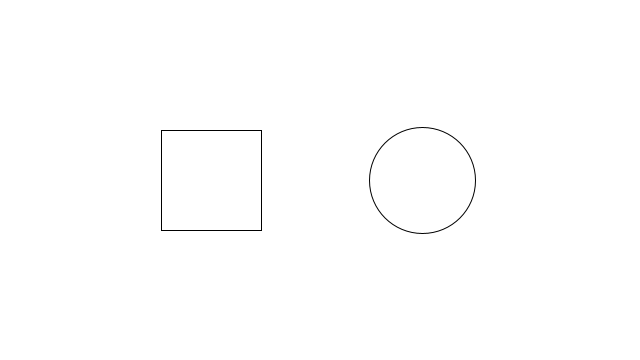
Frame 1 (no input)
Frame 60 (the mouse pressed at the canvas centre just before this capture): identical to frame 1, image omitted
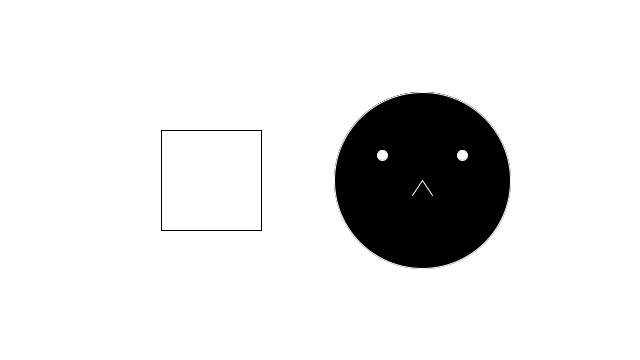
Frame 120 (the mouse held since frame 60 and released just before this capture)

The Processing sketch that drew these frames (run headless with seeded random() and noise(); from frame 60 on, the mouse is pressed at the canvas centre):

// Processing sketch: processing_50015
// ── processing_50015.pde

float rx, ry;    // rectangle x- and y-coordinate
float rd = 100;  // rectangle width
  
float ex, ey;    // ellipse x- and y-coordinate
float ed = 106;  // ellipse diameter
  
void setup() {
  size(640, 360);
  smooth();
   
  // Set the x- and y-coordinates for the rectangle
  rx = width * 0.33 - rd/2;
  ry = height * 0.5 - rd/2;
   
  // Set the x- and y-coordinates for the ellipse
  ex = width * 0.66;
  ey = height * 0.5;
}
  
void draw() {
  background(255);
  stroke(0);
  rect(rx, ry, rd, rd);
  ellipse(ex, ey, ed, ed);
  float d=dist(mouseX,mouseY, ex,ey);
  fill(255);
    if((mouseX>rx) && (mouseX<rx+100) && (mouseY>ry) && (mouseY<ry+100)) {
      fill(0);
      rect(rx-40, ry-40, rd+80, rd+80);
      //face
      stroke(255);
      fill(0);
      ellipse(rx,ry+30, 10,10); ellipse(rx+100, ry+30, 10,10); 
      arc(rx+50,ry+50, 30,30, 0, PI); 
        if(mousePressed) {
          rect(rx-40, ry-40, rd+80, rd+80); 
          line(rx-10,ry+30, rx+10,ry+30); line(rx+90, ry+30,rx+110 ,ry+30); 
      arc(rx+50,ry+60, 30,30, PI, TWO_PI); 
        }
          
      //circle
      stroke(0);
      fill(255);
      ellipse(ex, ey, ed, ed);
    
    }
    else if(d< ed) {
      fill(0);
      ellipse(ex,ey, ed+70, ed+70);
      //face
      stroke(255);
      fill(0);
      ellipse(ex-40,ey-25, 10,10); ellipse(ex+40,ey-25,10,10);
      arc(ex,ey,30,30, 0 ,PI);
      if(mousePressed) {
          ellipse(ex,ey, ed+70, ed+70);
          fill(255);
          ellipse(ex-40,ey-25, 10,10); ellipse(ex+40,ey-25,10,10); 
       line(ex,ey,ex-10,ey+15); line(ex,ey,ex+10,ey+15);
        }
      //rectanlge
      stroke(0);
      fill(255);
      rect(rx,ry,rd,rd);
      
    }
}
